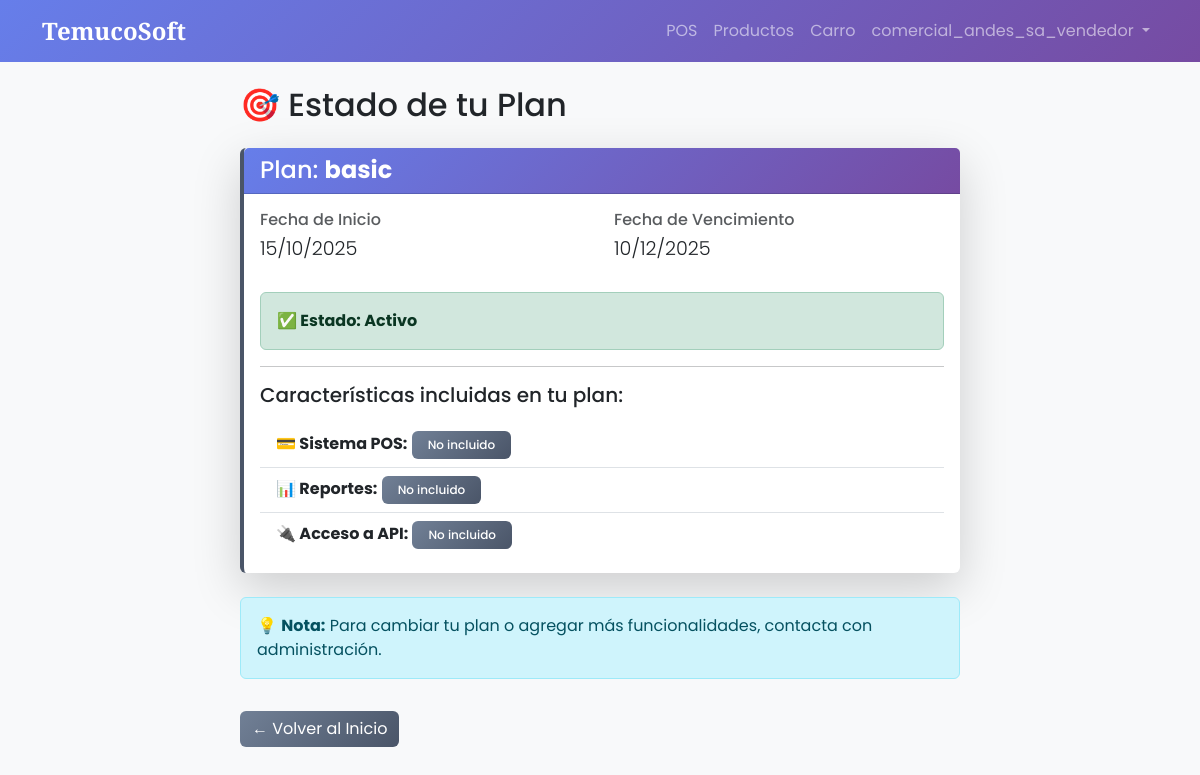
The page /subscription/status/ (signed in) on the database its author committed.
### core/models.py (models this page shows, shortened)
class User(AbstractUser):
    ROLES = (
        ('super_admin', 'Super Admin (TemucoSoft)'),
        ('admin_cliente', 'Admin Cliente'),
        ('gerente', 'Gerente'),
        ('vendedor', 'Vendedor'),
        ('cliente_final', 'Cliente Final'),
    )
    rut = models.CharField(
        max_length=12,
        blank=True,
        null=True,
        validators=[validar_rut],
        help_text="Formato: 12.345.678-9 o 12345678-9"
    )
    role = models.CharField(max_length=20, choices=ROLES, default='cliente_final')
    company = models.CharField(max_length=100, blank=True, null=True)
    created_at = models.DateTimeField(auto_now_add=True)

class Subscription(models.Model):
    PLANS = (
        ('basic', 'Básico'),
        ('standard', 'Estándar'),
        ('premium', 'Premium'),
    )
    company = models.CharField(max_length=100, help_text="Nombre de la empresa suscrita", default="Sin empresa")
    plan_name = models.CharField(max_length=20, choices=PLANS)
    start_date = models.DateField()
    end_date = models.DateField()
    active = models.BooleanField(default=True)
    class Meta:
        verbose_name_plural = "Subscriptions"

### core/views.py (the view)
# urls.py: path('subscription/status/', plan_status_view, name='plan_status'),
@login_required
def plan_status_view(request):
    if not request.user.company:
        messages.error(request, "No tienes una empresa asignada.")
        return redirect('home')
    subscription = Subscription.objects.filter(company=request.user.company, active=True).first()
    plan_features = {}
    if subscription:
        plan = subscription.plan_name.lower()
        if plan in PLAN_FEATURES:
            plan_features = PLAN_FEATURES[plan]
    return render(request, 'core/plan_status.html', {
        'subscription': subscription,
        'plan_features': plan_features
    })

### core/templates/core/plan_status.html (shortened to what this page needs)
{% extends 'core/base.html' %}
{% block content %}
<div class="container mt-4">
    <div class="row">
        <div class="col-md-8 mx-auto">
            <h2 class="mb-4">🎯 Estado de tu Plan</h2>
            {% if subscription %}
            <div class="card shadow-lg border-primary mb-4">
                <div class="card-header bg-primary text-white">
                    <h4 class="mb-0">Plan: <strong>{{ subscription.plan_name }}</strong></h4>
                </div>
                <div class="card-body">
                    <div class="row mb-3">
                        <div class="col-md-6">
                            <h6 class="text-muted">Fecha de Inicio</h6>
                            <p class="display-6" style="font-size: 1.2rem;">{{ subscription.start_date|date:"d/m/Y" }}</p>
                        </div>
                        <div class="col-md-6">
                            <h6 class="text-muted">Fecha de Vencimiento</h6>
                            <p class="display-6" style="font-size: 1.2rem;">{{ subscription.end_date|date:"d/m/Y" }}</p>
                        </div>
                    </div>
                    <div class="alert alert-success">
                        <strong>✅ Estado: Activo</strong>
                    </div>
                    <hr>
                    <h5 class="mb-3">Características incluidas en tu plan:</h5>
                    <ul class="list-group list-group-flush">
                        {% if plan_features.pos_system %}
                        <li class="list-group-item">
                            <strong>💳 Sistema POS:</strong>
                            <span class="badge bg-success">Incluido</span>
                        </li>
                        {% else %}
                        <li class="list-group-item">
                            <strong>💳 Sistema POS:</strong>
                            <span class="badge bg-secondary">No incluido</span>
                        </li>
                        {% endif %}
                        {% if plan_features.reports %}
                        <li class="list-group-item">
                            <strong>📊 Reportes:</strong>
                            <span class="badge bg-success">Incluido</span>
                        </li>
                        {% else %}
                        <li class="list-group-item">
                            <strong>📊 Reportes:</strong>
                            <span class="badge bg-secondary">No incluido</span>
                        </li>
                        {% endif %}
                        {% if plan_features.api_access %}
                        <li class="list-group-item">
                            <strong>🔌 Acceso a API:</strong>
                            <span class="badge bg-success">Incluido</span>
                        </li>
                        {% else %}
                        <li class="list-group-item">
                            <strong>🔌 Acceso a API:</strong>
                            <span class="badge bg-secondary">No incluido</span>
                        </li>
                        {% endif %}
                    </ul>
                </div>
            </div>
            <div class="alert alert-info">
                💡 <strong>Nota:</strong> Para cambiar tu plan o agregar más funcionalidades, contacta con administración.
            </div>
            {% endif %}
            <a href="{% url 'home' %}" class="btn btn-secondary mt-3">← Volver al Inicio</a>
        </div>
    </div>
</div>
{% endblock %}

### core/templates/core/base.html (shortened to what this page needs)
<!DOCTYPE html>
<html lang="es">
<head>
    <link href="https://cdn.jsdelivr.net/npm/bootstrap@5.3.0/dist/css/bootstrap.min.css" rel="stylesheet">
</head>
<body>
    <nav class="navbar navbar-expand-lg navbar-dark navbar-custom mb-4">
        <div class="container">
            <a class="navbar-brand" href="/">TemucoSoft</a>
            <div class="collapse navbar-collapse" id="navbarNav">
                <ul class="navbar-nav ms-auto">
                    {% if request.user.is_authenticated %}
                        {% if request.user.role == 'vendedor' %}
                            <li class="nav-item"><a class="nav-link" href="{% url 'pos' %}">POS</a></li>
                            <li class="nav-item"><a class="nav-link" href="{% url 'product_list' %}">Productos</a></li>
                            <li class="nav-item"><a class="nav-link" href="{% url 'cart' %}">Carro</a></li>
                        {% endif %}
                        <li class="nav-item dropdown">
                            <a class="nav-link dropdown-toggle" href="#" role="button" data-bs-toggle="dropdown">
                                {{ request.user.username }}
                            </a>
                        </li>
                    {% else %}
                        <li class="nav-item"><a class="nav-link" href="{% url 'login' %}">Iniciar Sesión</a></li>
                    {% endif %}
                </ul>
            </div>
        </div>
    </nav>
    <div class="container">
        {% block content %}
        {% endblock %}
    </div>
</body>
</html>

### core/templates/core/base.html (style rules this page uses)
body { font-family: 'Poppins', sans-serif; background-color: #f8f9fa; }
.navbar-brand { font-family: 'Playfair Display', serif; font-weight: 700; font-size: 1.5rem; }
.navbar-custom { background: linear-gradient(135deg, #667eea 0%, #764ba2 100%); }
.card { transition: transform 0.2s, box-shadow 0.2s; border: none; box-shadow: 0 2px 8px rgba(0,0,0,0.08); }
.border-primary { border-left: 4px solid #4A5568 !important; }
.bg-primary { background: linear-gradient(135deg, #667eea 0%, #764ba2 100%) !important; }
.bg-secondary { background: linear-gradient(135deg, #718096 0%, #4A5568 100%) !important; }
.btn-secondary { background: linear-gradient(135deg, #718096 0%, #4A5568 100%); border: none; }
.badge { padding: 0.5rem 1rem; font-weight: 500; }

### rows shown on the page
User: user.username "comercial_andes_sa_vendedor"
Subscription: plan_name "basic", start_date "15/10/2025", end_date "10/12/2025"
